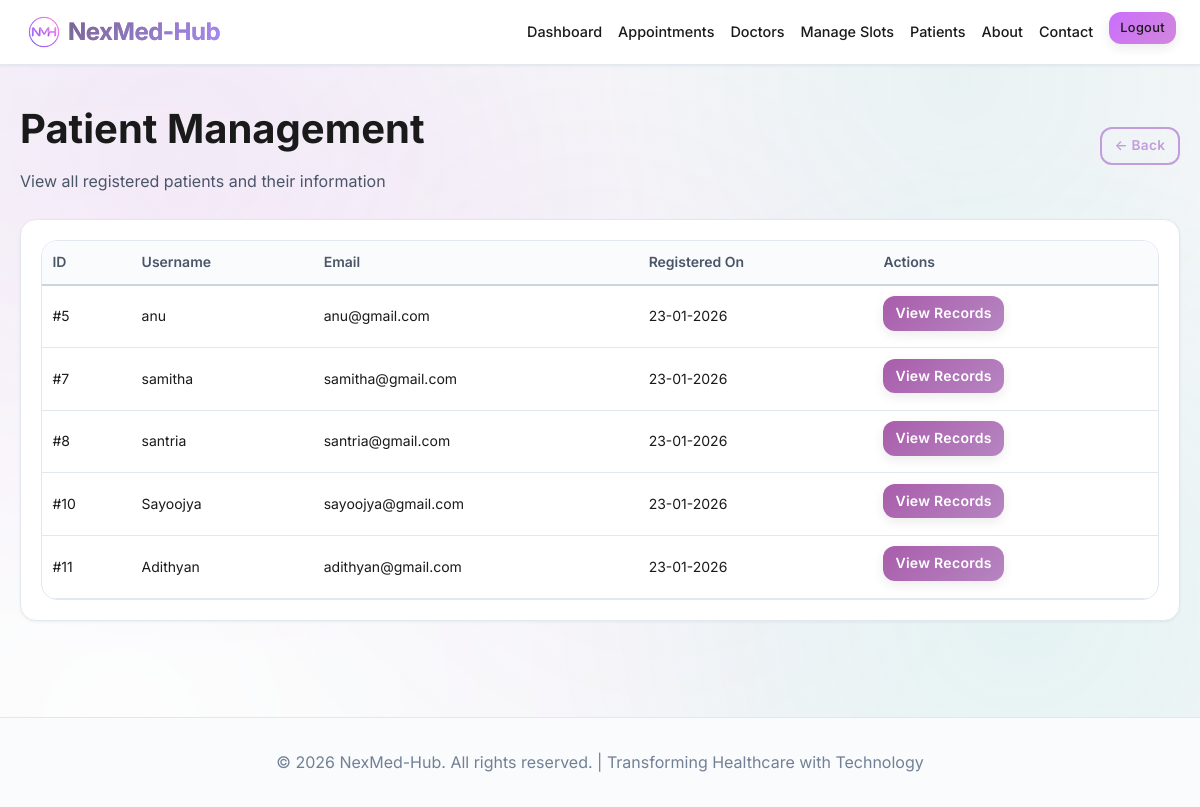
Page /admin/patients (signed in) on the earlier database version.
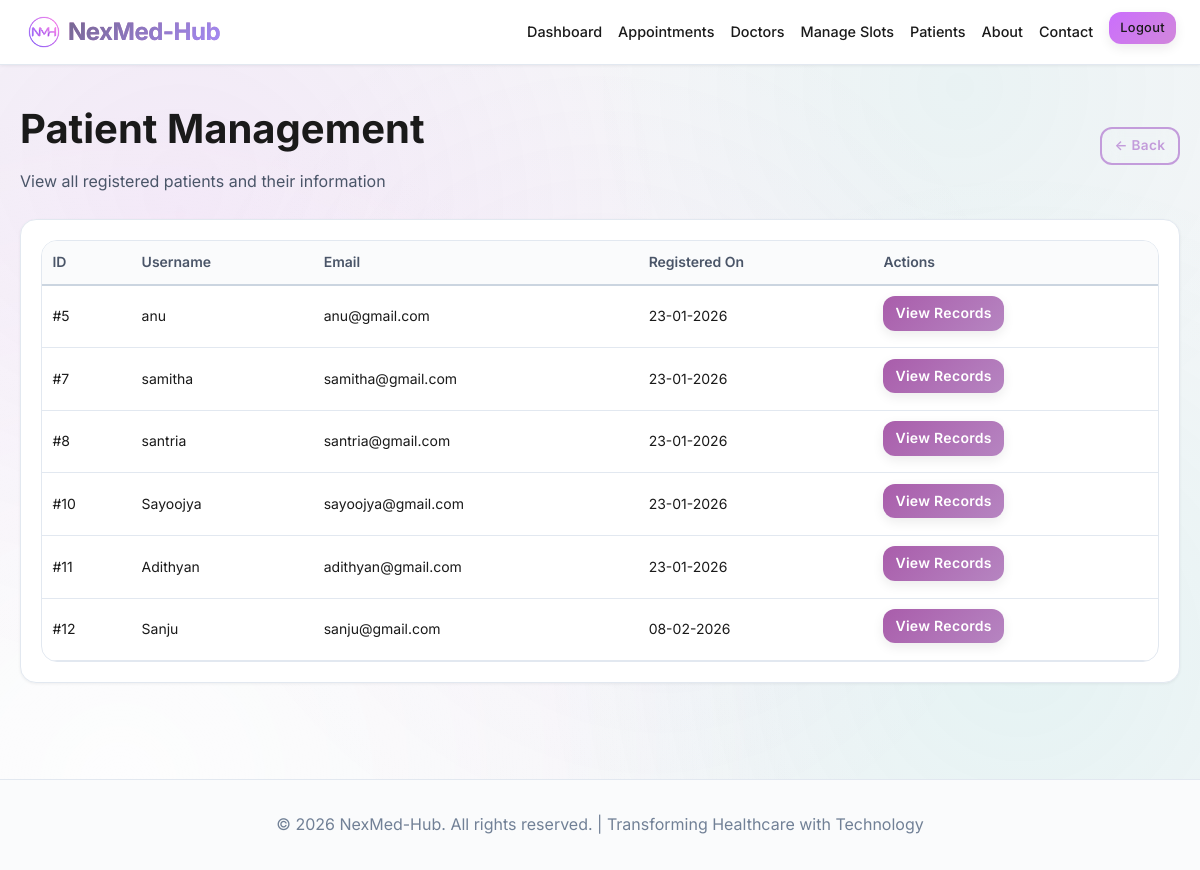
Same page on the later database version.
### models.py (models this page shows, shortened)
class User(UserMixin, db.Model):
    __tablename__ = 'users'
    id = db.Column(db.Integer, primary_key=True)
    username = db.Column(db.String(80), unique=True, nullable=False)
    email = db.Column(db.String(120), unique=True, nullable=False) # Used for login and communications
    password_hash = db.Column(db.String(255), nullable=False) # Stored securely hashed
    role = db.Column(db.String(20), nullable=False, default='patient')  # Role-based access control: 'patient', 'admin', or 'doctor'
    created_at = db.Column(db.DateTime, default=datetime.utcnow)
    date_of_birth = db.Column(db.Date, nullable=True) # Required for patients
    appointments = db.relationship('Appointment', backref='patient', lazy=True, foreign_keys='Appointment.patient_id')
    patient_records = db.relationship('PatientRecord', backref='patient', lazy=True)
    doctor_profile = db.relationship('Doctor', backref='user', lazy=True, uselist=False)

### routes/admin.py (the view)
@admin_bp.route('/patients')
@admin_required
def patients():
    all_patients = User.query.filter_by(role='patient').all()
    return render_template('admin/patients.html', patients=all_patients)

### app.py (called while the page is built)
@login_manager.user_loader
def load_user(user_id):
    return User.query.get(int(user_id))

### routes/admin.py (called while the page is built)
def admin_required(f):
    @wraps(f)
    @login_required # Ensure user is logged in first
    def decorated_function(*args, **kwargs):
        if current_user.role != 'admin':
            flash('Access denied. Admins only.', 'error')
            return redirect(url_for('index'))
        return f(*args, **kwargs)
    return decorated_function

### templates/admin/patients.html (shortened to what this page needs)
{% extends "base.html" %}
{% block content %}
<div class="container" style="padding: 2rem 20px;">
    <div class="flex-between mb-3">
        <div>
            <h1 style="font-size: 2.5rem; font-weight: 700; margin-bottom: 0.5rem;">Patient Management</h1>
            <p style="color: var(--text-secondary); margin-bottom: 0;">View all registered patients and their
                information</p>
        </div>
        <a href="{{ url_for('admin.dashboard') }}" class="btn btn-outline"
            style="padding: 0.4rem 0.8rem; font-size: 0.85rem;">← Back</a>
    </div>
    <div class="card">
        <div class="card-body">
            {% if patients %}
            <div class="table-container" style="padding: 0;">
                <table>
                    <thead>
                        <tr>
                            <th>ID</th>
                            <th>Username</th>
                            <th>Email</th>
                            <th>Registered On</th>
                            <th>Actions</th>
                        </tr>
                    </thead>
                    <tbody>
                        {% for patient in patients %}
                        <tr>
                            <td>#{{ patient.id }}</td>
                            <td>{{ patient.username }}</td>
                            <td>{{ patient.email }}</td>
                            <td>{{ patient.created_at.strftime('%d-%m-%Y') }}</td>
                            <td>
                                <a href="{{ url_for('admin.patient_records', patient_id=patient.id) }}"
                                    class="btn btn-primary" style="padding: 0.375rem 0.75rem; font-size: 0.875rem;">View
                                    Records</a>
                            </td>
                        </tr>
                        {% endfor %}
                    </tbody>
                </table>
            </div>
            {% else %}
            <p style="text-align: center; color: var(--text-secondary); padding: 3rem;">No patients registered yet.</p>
            {% endif %}
        </div>
    </div>
</div>
{% endblock %}

### templates/base.html (shortened to what this page needs)
<!DOCTYPE html>
<html lang="en">
<head>
    <link rel="stylesheet" href="{{ url_for('static', filename='css/style.css') }}">
</head>
<body>
    <nav class="navbar">
        <div class="container">
            <a href="{{ url_for('index') }}" class="navbar-brand"
                style="text-decoration: none; display: flex; align-items: center; gap: 4px;">
                <img src="{{ url_for('static', filename='images/logo.png') }}" alt="NexMed-Hub Logo"
                    style="height: 40px; width: auto;">
                <span
                    style="font-weight: 700; font-size: 1.5rem; background: linear-gradient(135deg, #75668d 0%, #a78bfa 100%); -webkit-background-clip: text; -webkit-text-fill-color: transparent; background-clip: text;">NexMed-Hub</span>
            </a>
            <ul class="navbar-menu">
                {% if current_user.is_authenticated %}
                {% if current_user.role == 'patient' %}
                <li><a href="{{ url_for('patient.dashboard') }}">Dashboard</a></li>
                <li><a href="{{ url_for('patient.book_appointment') }}">Book Appointment</a></li>
                <li><a href="{{ url_for('patient.appointments') }}">My Appointments</a></li>
                <li><a href="{{ url_for('patient.records') }}">Medical Records</a></li>
                <li><a href="{{ url_for('about') }}">About</a></li>
                <li><a href="{{ url_for('contact') }}">Contact</a></li>
                {% elif current_user.role == 'admin' %}
                <li><a href="{{ url_for('admin.dashboard') }}">Dashboard</a></li>
                <li><a href="{{ url_for('admin.appointments') }}">Appointments</a></li>
                <li><a href="{{ url_for('admin.manage_doctors') }}">Doctors</a></li>
                <li><a href="{{ url_for('admin.set_slots') }}">Manage Slots</a></li>
                <li><a href="{{ url_for('admin.patients') }}">Patients</a></li>
                <li><a href="{{ url_for('about') }}">About</a></li>
                <li><a href="{{ url_for('contact') }}">Contact</a></li>
                {% endif %}
                <li><a href="{{ url_for('auth.logout') }}" class="btn btn-danger"
                        style="padding: 0.35rem 0.7rem; font-size: 0.8rem;">Logout</a></li>
                {% endif %}
            </ul>
        </div>
    </nav>
    <main>
        {% block content %}{% endblock %}
    </main>
    <footer class="footer">
        <div class="container">
            <p>&copy; 2026 NexMed-Hub. All rights reserved. | Transforming Healthcare with Technology</p>
        </div>
    </footer>
</body>
</html>

Differences in the rows shown:
added User: id "12", username "Sanju", email "sanju@gmail.com", created_at "08-02-2026"
